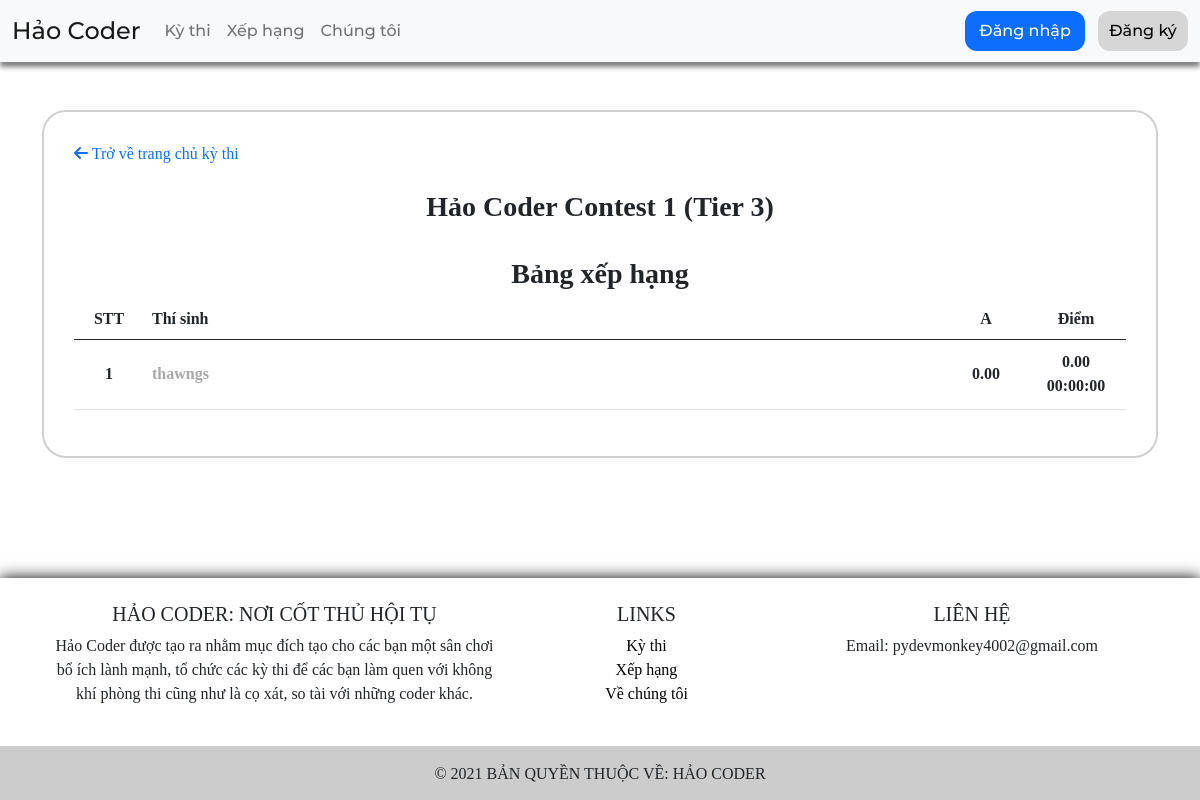
The app's page /contest/haocoder1_t3/leaderboard/, older data.
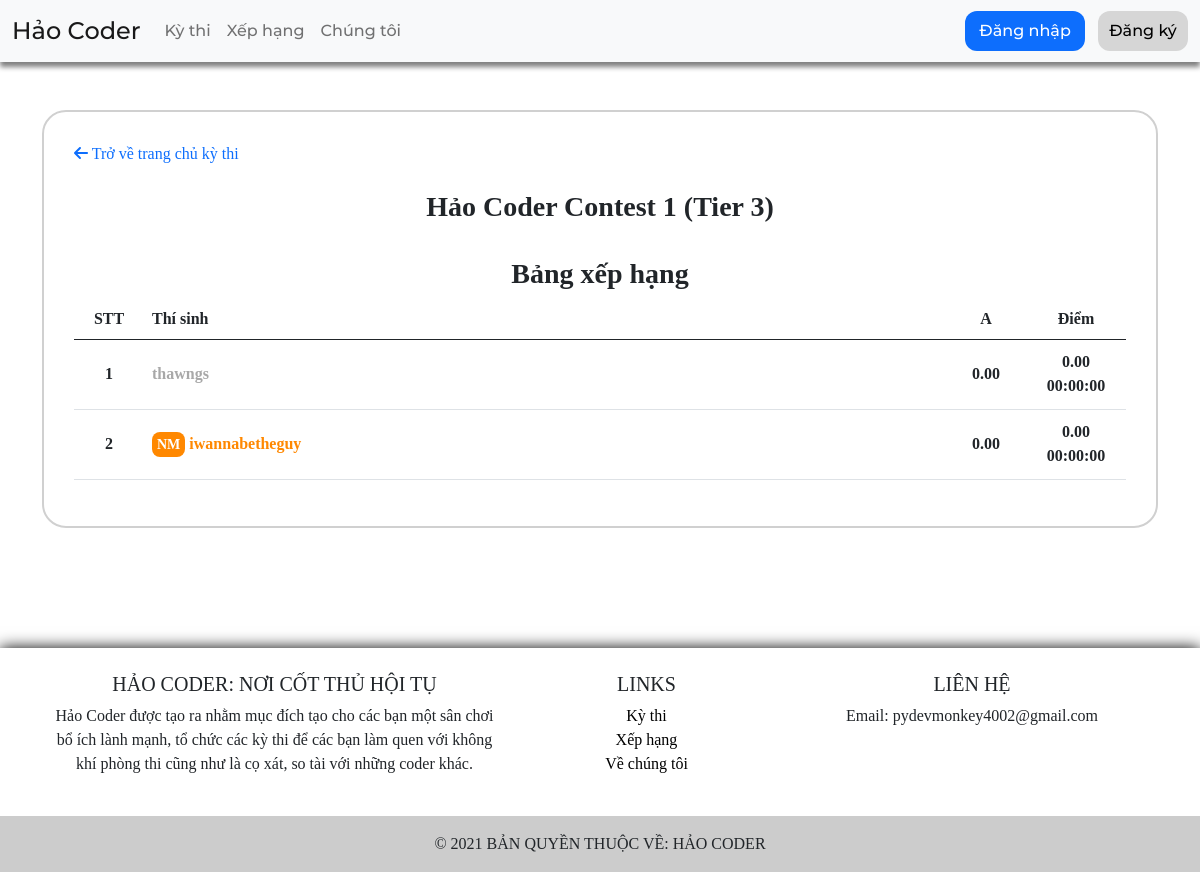
The same page, newer data.
### contest/models.py (models this page shows, shortened)
class Contest(models.Model):
	contest_id = models.CharField(max_length=100, default='', primary_key=True)
	contest_title = models.CharField(max_length=500, default='')
	contest_description = MartorField(default='')
	contest_format = models.CharField(max_length=100, default='OI', choices=CONTEST_FORMAT)
	contest_rating_range = models.CharField(max_length=50, default='0-5000')
	contestant_count = models.IntegerField(default=0)
	contest_created = models.DateTimeField(auto_now_add=True, blank=True)
	contest_schedule = models.DateTimeField(default=datetime.now)
	contest_long = models.CharField(max_length=20, default="01:00:00")
	contest_current_long = models.CharField(max_length=20, default="01:00:00")
	contest_status = models.CharField(max_length=50, default="SCHEDULE", choices=CONTEST_STATUS)
	contest_rated = models.BooleanField(default=True)

class Problem(models.Model):
	profile = models.ForeignKey(Profile, on_delete=models.CASCADE)
	contest = models.ForeignKey(Contest, on_delete=models.CASCADE)
	contest_problem_id = models.CharField(default='A', max_length=1)
	problem_id = models.CharField(default='', max_length=50)
	problem_title = models.CharField(default='', max_length=100)
	problem_description = MartorField(default='')
	problem_sample_in = models.TextField(default='')
	problem_sample_out = models.TextField(default='')
	problem_hidden_in = models.TextField(default='')
	problem_hidden_out = models.TextField(default='')
	problem_time_limit = models.DecimalField(default=1.000, max_digits=5, decimal_places=3)
	problem_memory_limit = models.IntegerField(default=65536)
	problem_score = models.DecimalField(default=100.0, max_digits=6, decimal_places=2)
	publish_date = models.DateTimeField(auto_now_add=True, blank=True)
	problem_accepted = models.IntegerField(default=0)
	problem_wrongans = models.IntegerField(default=0)

class Leaderboard(models.Model):
	profile = models.ForeignKey(Profile, on_delete=models.CASCADE)
	contest = models.ForeignKey(Contest, on_delete=models.CASCADE)
	ranking = models.IntegerField(default=1)
	scoring = models.CharField(default='0', blank=True, max_length=300)
	total_score = models.DecimalField(default=0.0, max_digits=10, decimal_places=2)
	total_time = models.CharField(default='00:00:00', max_length=50)

### home/models.py (models this page shows)
class Profile(models.Model):
	id = models.AutoField(primary_key=True)
	user = models.ForeignKey(User, on_delete=models.CASCADE)
	win = models.IntegerField(default=0)
	ratings = models.DecimalField(default=0.00, max_digits=6, decimal_places=2)
	highest_ratings = models.DecimalField(default=0.00, max_digits=6, decimal_places=2)
	role = models.CharField(max_length=100, default='Class H')
	highest_role = models.CharField(max_length=100, default='Class H')
	color = models.CharField(max_length=7, default='gray')
	highest_color = models.CharField(max_length=7, default='gray')
	def __str__(self):
		return self.user.username

### contest/views.py (the view)
# urls.py: path('contest/<str:id>/leaderboard/', views.contest_leaderboard_page, name='contest leaderboard page'),
def contest_leaderboard_page(req, id):
	contest = Contest.objects.filter(contest_id=id)
	if contest.exists() and req.method == "GET":
		contest = contest[0]
		lb = Leaderboard.objects.filter(contest=contest)
		code = {
			"Grandmaster": "GM",
			'International Master': "IM",
			'National Master': "NM",
			"Master": "M",
			"Candidate Master": "CM"
		}
		problem = Problem.objects.filter(contest=contest).order_by('contest_problem_id')
		return render(req, 'pages/contest/contest_leaderboard.html', {"leaderboard": lb, "contest": contest, "role_code": code, "problem": problem})
	raise Http404

### templates/pages/contest/contest_leaderboard.html (shortened to what this page needs)
{% extends 'pages/base.html' %}
{% block content %}
{% load static %}
{% load martortags %}
<link rel="stylesheet" type="text/css" href="{% static 'css/hcbadge.css' %}">
<link rel="stylesheet" type="text/css" href="{% static 'css/hccolor.css' %}">
<link rel="stylesheet" type="text/css" href="{% static 'css/hcbox.css' %}">
<div class="container">
	<div class="row justify-content-lg-center">
		<div class="col-12">
			<div style="border: 2px solid #d0d0d0; border-radius: 24px; padding: 30px; background-color: white;">
				<div>
					<span style="color: #006eff;">
						<a href="/contest/{{ contest.contest_id }}/" style="text-decoration: none;">
							<i class="fas fa-arrow-left"></i>
							 Trở về trang chủ kỳ thi
						</a>
					</span>
				</div>
				<br>
				<h3 style="font-weight: bold; text-align: center;">
					{{ contest.contest_title }}
					<br><br>
					Bảng xếp hạng
				</h3>
				{% if contest and leaderboard %}
				<div class="table-responsive">
					<table class="table">
						<thead>
							<tr>
								<th scope="col" style="text-align: center; width: 70px;">STT</th>
								<th scope="col">Thí sinh</th>
								{% for p in problem %}
								{% if contest.contest_status == "SCHEDULE" %}
								<th scope="col" style="text-align: center; width: 80px;">{{ p.contest_problem_id }}</th>
								{% else %}
								<th scope="col" style="text-align: center; width: 80px;"><a href="/contest/{{ contest.contest_id }}/problem/{{ p.problem_id }}/" style="text-decoration: none;">{{ p.contest_problem_id }}</a></th>
								{% endif %}
								{% endfor %}
								<th scope="col" style="text-align: center; width: 100px;">Điểm</th>
							</tr>
						</thead>
						<tbody>
							{% for brow in leaderboard %}
							<tr style="font-weight: bold; height: 70px;" class="hc-raised-tb-row">
								<td scope="row" style="text-align: center; vertical-align: middle;">{{ forloop.counter }}</td>
								<td scope="row" style="vertical-align: middle; font-weight: bold; color: {{ brow.profile.color }};">
								<a href="/profile/{{ brow.profile }}/" style="text-decoration: none;">
									{% for k, v in role_code.items %}
									{% if brow.profile.role == k %}
									<span class="hc-badge" style="font-size: 14px; background-color: {{ brow.profile.color }};">{{ v }}</span>
									{% endif %}
									{% endfor %}
									<span style="color: {{ brow.profile.color }};">{{ brow.profile }}</span>
								</a>
								</td>
								{% for p in problem %}
								<td scope="row" style="text-align: center; vertical-align: middle;">0.00</td>
								{% endfor %}
								<td scope="row" style="text-align: center; vertical-align: middle;">{{ brow.total_score }}<br>{{ brow.total_time }}</td>
							</tr>
							{% endfor %}
						</tbody>
					</table>
				</div>
				{% else %}
				<br>
				<div class="table-responsive" style="text-align: center; font-style: italic;">
					Hiện tại kỳ thi chưa có thí sinh nào.
				</div>
				{% endif %}
			</div>
		</div>
	</div>
</div>
{% endblock %}

### templates/pages/base.html (shortened to what this page needs)
<!DOCTYPE html>
<html>
<head>
	<link rel="stylesheet" href="https://cdnjs.cloudflare.com/ajax/libs/font-awesome/6.0.0-beta3/css/all.min.css" />
	{% load static %}
	<link rel="stylesheet" type="text/css" href="{% static 'font/font.css' %}">
	<link rel="stylesheet" type="text/css" href="{% static 'bootstrap/css/bootstrap.min.css' %}">
</head>
<body style="font-family: Montserrat Regular; font-size: 16px;">
<link rel="stylesheet" type="text/css" href="{% static 'css/hcbox.css' %}">
	<nav class="navbar navbar-expand-lg navbar-light bg-light" style="font-family: Montserrat Medium; box-shadow: 0px 5px 5px gray;">
		<div class="container-fluid">
			<a class="navbar-brand" href="/" style="font-size: 24px;">Hảo Coder</a>
			<div class="collapse navbar-collapse" id="navbarSupportedContent">
				<ul class="navbar-nav me-auto mb-2 mb-lg-0">
					<li class="nav-item"><a class="nav-link" href="/contest/">Kỳ thi</a></li>
					<li class="nav-item"><a class="nav-link" href="/ranking/">Xếp hạng</a></li>
					<li class="nav-item"><a class="nav-link" href="#">Chúng tôi</a></li>
				</ul>
			</div>
			<div class="d-flex">
				{% if not user.is_authenticated %}
					<a href="/login/"><button type="button" class="btn btn-primary" style="border-radius: 12px; border: none; height: 40px; width: 120px; border-color: white;">Đăng nhập</button></a>
					<a href="/register/"><button type="button" style="border-radius: 12px; border: none; height: 40px; width: 90px; border-color: white; background-color: #d6d6d6;">Đăng ký</button></a>
				{% endif %}
			</div>
		</div>
	</nav>
	<br><br>
	{% block content %}
	{% endblock %}
	<br><br><br><br><br>
	<section class="" style="box-shadow: 0 0 15px black;">
		<footer class="text-black text-center">
			<div class="container p-4">
				<div class="row">
					<div class="col-lg-5 col-md-12 mb-4 mb-md-0">
						<h5 class="text-uppercase">Hảo Coder: Nơi cốt thủ hội tụ</h5>
						<p>Hảo Coder được tạo ra nhằm mục đích tạo cho các bạn một sân chơi bổ ích lành mạnh, tổ chức các kỳ thi để các bạn làm quen với không khí phòng thi cũng như là cọ xát, so tài với những coder khác.</p>
					</div>
					<div class="col-lg-3 col-md-6 mb-4 mb-md-0">
						<h5 class="text-uppercase">links</h5>
						<ul class="list-unstyled mb-0">
							<li><a href="#" style="text-decoration: none; color: black;">Kỳ thi</a></li>
							<li><a href="#" style="text-decoration: none; color: black;">Xếp hạng</a></li>
							<li><a href="#" style="text-decoration: none; color: black;">Về chúng tôi</a></li>
						</ul>
					</div>
					<div class="col-lg-4 col-md-6 mb-4 mb-md-0">
						<h5 class="text-uppercase">liên hệ</h5>
						<ul class="list-unstyled mb-0">
							<li>Email: pydevmonkey4002@gmail.com</li>
						</ul>
					</div>
				</div>
			</div>
			<div class="text-center p-3 text-uppercase" style="background-color: rgba(0,0,0,0.2);">
				© 2021 Bản quyền thuộc về: Hảo Coder
			</div>
		</footer>
	</section>
</body>
</html>

### static/css/hcbox.css (style rules this page uses)
.hc-raised-tb-row { transition: background-color 0.4s; }

### static/css/hcbadge.css (style rules this page uses)
.hc-badge { text-align: center; font-weight: bold; padding: 5px; border: none; border-radius: 8px; font-size: 20px; color: white; }

Row changes from the older to the newer data that the page shows:
added Leaderboard: role_code "NM", profile "iwannabetheguy", total_score "0.00", total_time "00:00:00"
